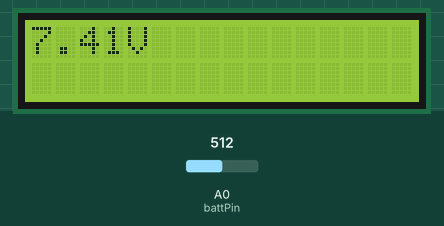
Bench run of a sketch on a simulated Arduino Uno, built with avr-gcc and run on an emulated ATmega328P. On the bench: 16×2 character LCD. The inputs (shaded band) are chosen by the test bench; at power-on: A0 (battPin) = 512.

Above: at 1.2 s.
1.3 s: A0 (battPin) set to 716
At 2.5 s:
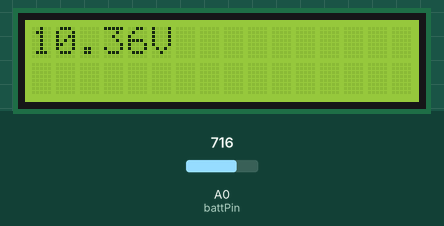
3.5 s: A0 (battPin) set to 900
At 4.8 s:
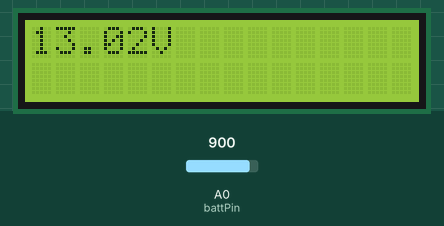
5.6 s: A0 (battPin) set to 1023
At 7.1 s:
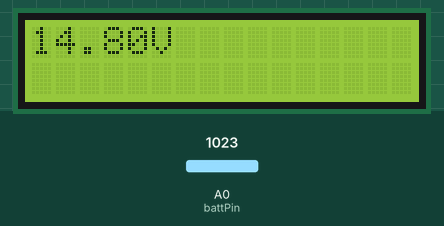
Timing chart, 0 to 8.6 s (numbered marks = the images above; inputs shaded):
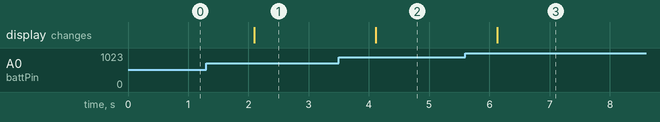

Measured:
- after the input at 1.3 s, the display: changes after 0.79 s (image 1)
- after the input at 3.5 s, the display: changes after 0.61 s (image 2)
- after the input at 5.6 s, the display: changes after 0.53 s (image 3)

The sketch:

LCDI2C.ino
```cpp
#include <LiquidCrystal_I2C.h>
LiquidCrystal_I2C lcd(0x27, 16, 2);
#define battPin A0

//https://arduinogetstarted.com/tutorials/arduino-lcd-i2c

void setup() {
  lcd.init();  //using init instead of begin got it to work
  lcd.backlight();
  pinMode(battPin, INPUT);
}

void loop() {
  int voltReading = analogRead(battPin);
  float volts = (voltReading/69.12); //1023 (max analog output) / 14.8 max voltage of our battery
  lcd.clear();
  lcd.setCursor(0, 0);
  lcd.print(volts);
  lcd.print("V");
  delay(1000);
}
```
